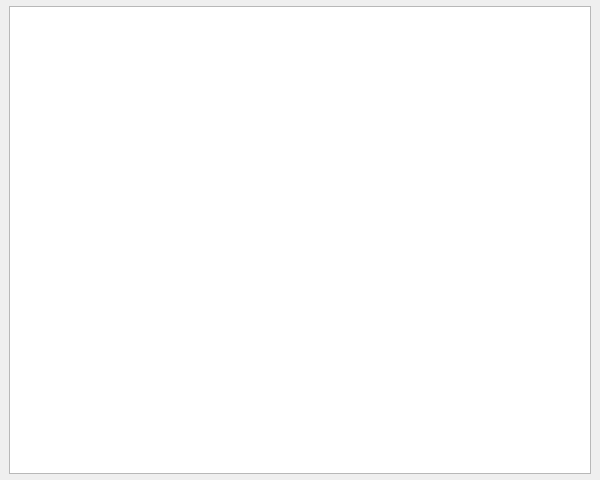
<?xml version="1.0" encoding="UTF-8"?>
<ui version="4.0">
 <class>InformationBox</class>
 <widget class="ZsCc::Form" name="InformationBox">
  <property name="geometry">
   <rect>
    <x>0</x>
    <y>0</y>
    <width>600</width>
    <height>480</height>
   </rect>
  </property>
  <property name="windowTitle">
   <string>show information</string>
  </property>
  <property name="persistent">
   <enum>ZsCc::Form::Temporary</enum>
  </property>
  <property name="form_pos" stdset="0">
   <stringlist>
    <string>disp,TT,0.0</string>
    <string>disp,LL,0.0</string>
   </stringlist>
  </property>
  <layout class="QGridLayout" name="gridLayout">
   <property name="leftMargin">
    <number>9</number>
   </property>
   <property name="topMargin">
    <number>6</number>
   </property>
   <property name="rightMargin">
    <number>9</number>
   </property>
   <property name="bottomMargin">
    <number>6</number>
   </property>
   <item row="0" column="0">
    <widget class="ZsCc::ListWidget" name="id1">
     <property name="id" stdset="0">
      <number>1</number>
     </property>
     <property name="eventsEnabled" stdset="0">
      <stringlist>
       <string>dbl_clk</string>
      </stringlist>
     </property>
    </widget>
   </item>
  </layout>
 </widget>
 <customwidgets>
  <customwidget>
   <class>ZsCc::Form</class>
   <extends>QDialog</extends>
   <header>nui/CommonControls/CcForm.hpp</header>
   <container>1</container>
  </customwidget>
  <customwidget>
   <class>ZsCc::ListWidget</class>
   <extends>QListWidget</extends>
   <header>nui/CommonControls/CcListWidget.hpp</header>
  </customwidget>
 </customwidgets>
 <resources/>
 <connections/>
</ui>
